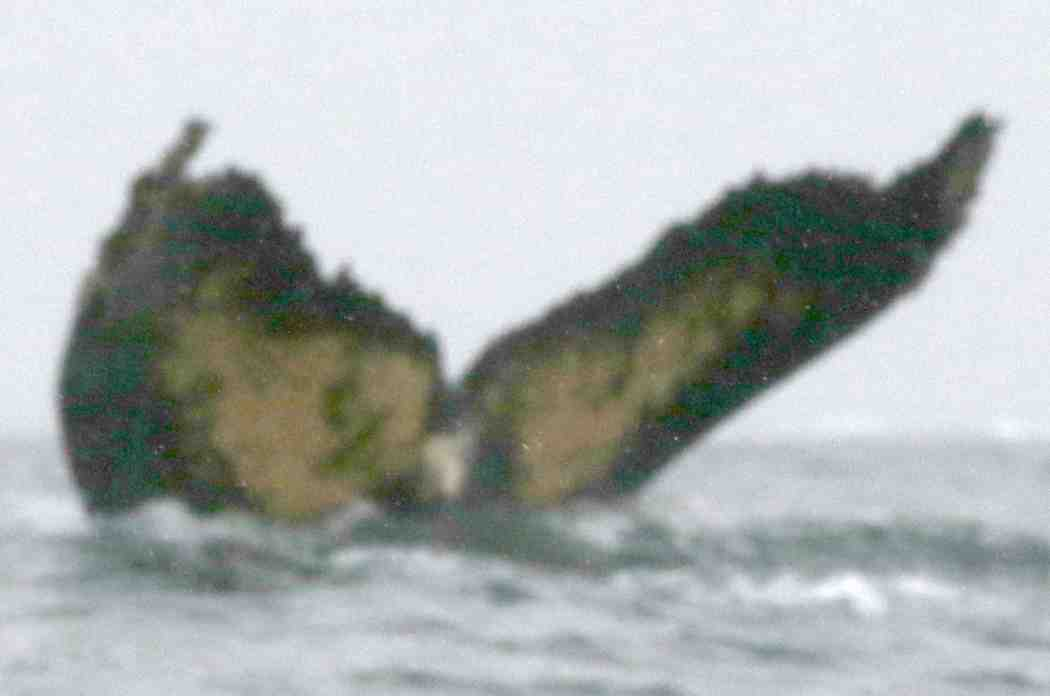
#> input picture projects/capstone/train/04c73b64.jpg, 1050 x 696 px; its folder holds only this picture in this run
$ jupyter execute --allow-errors capstone.ipynb   (shell and % lines are left out)   (older library calls are emulated)
#> lines starting #> are read from the running program, lines starting #| are printed output that depends on the picture
# Machine Learning Engineer Nanodegree
## Capstone Project
Andrew O'Gorman - August 11, 2018

## I. Definition

### Project Overview
For my Capstone project I will be using a deep learning approach to attempt to solve the Humpback Whale Identification project on [Kaggle](https://www.kaggle.com/c/whale-categorization-playground). This is a similar image classification problem to the dog breed classification challenge in the Deep Learning section of the Machine Learning Nanodegree. I have chosen this domain as I care deeply about our oceans and maritime life. I have been fascinated by whales since visiting the [Natural History Museum](http://www.nhm.ac.uk/discover/news/2017/july/museum-unveils-hope-the-blue-whale-skeleton.html), London, as a child with my father and seeing the full skeleton of the blue whale. They are truly magnificent creatures; giants of the ocean and I feel passionately about helping organisations that support and monitor them. This project appeals to me as the work will help contribute to [Happy Whale's](https://happywhale.com/home) understanding of the movement of whales by using machine learning to dramatically increase the efficiency of this identification work.

Whale tails (referred to as 'Flukes') are like a barcode or fingerprint, with enough information to identify an individual whale. [Traditionally](https://www.nationalgeographic.com/adventure/adventure-blog/2016/05/04/whos-that-whale-your-photo-could-help-i-d-a-humpback/), scientists and marine biologists have taken and amassed large numbers of photograpahs of whales and then had to manually attempt to match newly photographed whales with historic images. This process is time consuming and prone to a high degree of error, also there are challenges around getting the pictures due to the geographical spread of whales and the amount of time spent underwater. These are some of the reasons why this problem suits a machine learning approach.

Previous work was done at the [University of Texas](https://link.springer.com/chapter/10.1007/3-540-45103-X_16) in 2003 to identify Humpback and Gray Whales using a patch-matching technique as a follow-up phase to WhaleNet once they specified the fluke type. More recently a team at the [University of Catalunya in Barcelona](https://arxiv.org/pdf/1604.05605.pdf) used convolutional neural networks to test the feasibility of using deep learning in whale recognition using the NOAA Fisheries dataset. Their paper outlines a successful approach to applying CNNs to identification of the heads of whales and so this seems like a good approach to build upon in this capstone project.

I am keen to test my understanding of image recognition using Deep Learning as there are several additional projects I would like to conduct upon completion of my Nanodegree and so hope this Capstone Project will be the foundation of further work for me in this field.

The dataset I will be using to train the model can be found [here](https://www.kaggle.com/c/whale-categorization-playground/download/train.zip) and the testing dataset [here](https://www.kaggle.com/c/whale-categorization-playground/download/test.zip).

### Problem Statement
The problem is to use the existing dataset of whale fluke images to build an understanding of each whale's unique characteristics of their tails. By using this understanding, we should then be able to take a new picture of a whale fluke and determine whether it matches a previously seen whale or whether it is in fact a new whale not previously seen in our dataset.

This problem is an image recognition challenge given the unique features of a [whale's fluke](http://www.alaskahumpbacks.org/matching.html) as seen below:

My anticipated approach is to apply Deep Learning to this problem. I will first need to analyse the data for any features that will need some form of pre-processing, for example image size, and will make an assessment on whether data augmentation is required. My aim is to then build and train a Convolutional Neural Network to identify patterns within each set of labelled whale images. I will use the optimal weights from this trained CNN to predict which whale each of the 15,000 test images refers to.

This problem is a good one to solve as understanding and tracking whale populations across the globe will help in several fields including ocean conservation and global climate change.

### Metrics
The owners of the Kaggle competition hold a labelled list of the 15,611 testing images which result submissions are compared against. For each image in the test set I will predict up to 5 labels for the whale ID (e.g. **w_1287fbc**), where a whale is not predicted to be one of the existing whales in the training data they will be labelled as **new_whale**. The submissions file will contain a header and have the following format:

    Image,Id

    00029b3a.jpg,new_whale w_1287fbc w_98baff9 w_7554f44 w_1eafe46

    0003c693.jpg,new_whale w_1287fbc w_98baff9 w_7554f44 w_1eafe46

The submissions are evaluated according to the Mean Average Precision (MAP) as seen below:

    MAP@5 = \frac{1}{U} \sum_{u=1}^{U}  \sum_{k=1}^{min(n,5)} P(k)

Where **U** is the number of images, **P(k)** is the precision at cut-off **k**, and **n** is the number predictions per image. Scores are between 0 and 1 with a score of 1 being a perfect match with no error.

MAP is used as a metric instead of simple accuracy scores for object detection problems as they can sometimes introduce biases and also because it is important to assess the risk of misclassifications. MAP essentially creates a confidence score for all of the predictions by taking the average precision score for each set of predictions for a test image. The average across all testing images is then calculated.

## II. Analysis

### Data Exploration
The dataset I am using was provided by Happy Whale, a citizen science organisation helping to track individual whales throughout the world's oceans. The images were gathered from research institutions and public contributions. The images specifically targeted whale flukes with the aim of being used to help identify the migration patterns of whales over time so as a dataset is ideally suited to the proposed problem.

[cell 1]
import pandas as pd
import matplotlib.pyplot as plt
import os

#> (the rest of this cell did not finish here and is left out)

### Exploratory Visualization
The data consists of over 25,000 images of whale flukes, with 9850 labelled images in the training set and 15,610 images in the testing set. In total the dataset contains images for 4251 different whales if you include the category of new_whale. Each image varies in size (number of pixels), colour, quality (sharpness) and orientation as we can see below:

| Colour landscape | Grayscale and blurry | Colour portrait |
| - | - | - |
||||

I will first look to pre-process the data to standardise the size, colour and proportions of all the images. This will allow me to build, train and test a deep learning algorithm to help identify whales within the dataset. The data is already split into training and testing sets, however, I will look to further subdivide the training set as I build my model.

[cell 2]
import math
from collections import Counter

#> (the rest of this cell did not finish here and is left out)

Initial analysis of the data reveals that of the 4251 whales in the dataset over 2000 of them have only one image, with around 4000 of the whales having less than 5 images to train on. I will therefore use Data Augmentation to help boost the number of training images for each whale which I will discuss below.

[cell 3]
from PIL import Image

# [8 lines left out: function is_grey_scale, not called in this run]

#> (the rest of this cell did not finish here and is left out)

By using the above [code]((https://stackoverflow.com/questions/23660929/how-to-check-whether-a-jpeg-image-is-color-or-gray-scale-using-only-python-stdli) we can see that we have almost an equal split of grayscale and colour images in the training data set. I will therefore look to convert all images (both training and testing) to greyscale in my data pre-processing step.

Given the three images above are all different sizes I can also explore how the size of the images varies across the dataset.

#> (a cell that did not finish here is left out)

As we can clearly see the image size varies significantly across the dataset. I will look to address this in the data pre-processing section

### Algorithms and Techniques
I will be using a Deep Learning approach for this image identification problem. Deep Learning makes use of neural networks which aim to mimic how the brain operates with neurons used to fire pieces of information through a network to produce an output. By using this approach and building complex neural networks, Deep Learning can be more effective at determining the important features in a given image than a human.

Specifically, I intend to use Convolutional Neural Networks (CNNs) for this problem. I have chosen to use CNNs for several reasons:

-  CNNs maintain spatial information by taking matrices as inputs when compared to traditional Multilayer Perceptrons. This allows us to use fewer weights as some parameters are shared, hence lowering the computational cost and training time.

- CNNs work well across images where there are distortions due to lighting conditions, horizontal/vertical shifts, different poses etc.

- They are very good at identifying patterns within images by using filters to find specific groups of pixel groupings that are important.

At the core of the convolutional neural network is the **convolutional layer**. It works by generating a convolutional window that moves across the image selecting a subset of pixels which is combines into a single hidden node (convolved feature). For a convolutional layer we define the stride, which is the amount by which the filter slides over the image, and the size of the filters, size of the convolutional window. In the below example the stride is set to 1 and the filter size is (3x3):

The filter weights used in the convolutional window are learnt by the network with the weights chosen that minimise the loss function. The CNN will have several filters per layer which each generate their own convolved feature, each being setup to detect different types of features in the image.

**Pooling layers** are then used to take this output of convolutional layers and reduce the dimensionality of the model to avoid over fitting. Again, we define the stride and the size of the filters, for example:

We then can layer multiple convolutional and pooling layers within the CNN that take the output from the previous convolutional layer and apply the same techniques to the simplified output to search for patterns within the patterns.

### Benchmark
The benchmark score I will be comparing against was achieved using a technique known as [Perceptual hashing](https://en.wikipedia.org/wiki/Perceptual_hashing) (pHash). The pHash algorithm produces a fingerprint for each image which are analogous if features in the images are similar. This technique has been used previously to identify cases of online copyright infringement and also in digital forensics work due to its ability to have a correlation between hashes so similar images can be identified.

The pHash technique is able to identify which whale IDs the image is most similar to and then submit their 5 most likely matches for each image. This benchmark submission was then measured using the MAP formula below to get a Mean Average Position score of 0.36075.

## III. Methodology

### Data Preprocessing

For this project I took several steps to pre-process and also augment the data. In the code below you will find the following steps:

* import required Python libraries
* loading of training and testing data
* generation of pHash values to identify perfect matches
* conversion of data into dataframes
* conversion of all images to greyscale
* conversion of all images to standard size

Having researched the pHash technique I decided it would be useful for this project to generate the pHash for each image to help identify duplicate images. I was able to later use this pHash value to identify perfect matches of images in the training and testing dataset and eventually used this check in my final pipeline.

[cell 5]
# import Python, sklearn and keras libraries

import numpy as np
import seaborn as sns
from glob import glob
import matplotlib.pylab as plt
import scipy.fftpack

from sklearn.preprocessing import StandardScaler, OneHotEncoder, LabelEncoder
from sklearn.model_selection import train_test_split

import keras
from keras.models import Sequential
from keras.layers import Dense, Dropout, Flatten
from keras.layers import Conv2D, MaxPooling2D, AveragePooling2D
from keras import backend as K
from keras.preprocessing.image import ImageDataGenerator

[cell 6]
# define pHash functions and then generate pHash values for each of the training images

# [10 lines left out: function _binary_array_to_hex, not called in this run]

class ImageHash(object):
    def __init__(self, binary_array):
        self.hash = binary_array
    def __str__(self):
        return _binary_array_to_hex(self.hash.flatten())
    def __repr__(self):
        return repr(self.hash)
    # [14 lines left out: functions __sub__, __eq__, __ne__, not called in this run]
    def __hash__(self):
        # this returns a 8 bit integer, intentionally shortening the information
        return sum([2**(i % 8) for i, v in enumerate(self.hash.flatten()) if v])

# [14 lines left out: functions phash, getImageMetaData, not called in this run]

def get_train_input():
    train_input = pd.read_csv(r"../capstone/train.csv")
    m = train_input.Image.apply(lambda x: getImageMetaData(r"../capstone/train/" + x))
    train_input["Hash"] = [str(i[2]) for i in m]
    train_input["Shape"] = [i[0] for i in m]
    train_input["Mode"] = [str(i[1]) for i in m]
    train_input["Length"] = train_input["Shape"].apply(lambda x: x[0]*x[1])
    train_input["Ratio"] = train_input["Shape"].apply(lambda x: x[0]/x[1])
    train_input["New_Whale"] = train_input.Id == "new_whale"
    img_counts = train_input.Id.value_counts().to_dict()
    train_input["Id_Count"] = train_input.Id.apply(lambda x: img_counts[x])
    return train_input

#> (the rest of this cell did not finish here and is left out)

As later discussed in the Refinement section I transformed the training dataset to remove the images that were labelled 'new_whale'. As was shown in the Exploratory Analysis section this category had 810 images, far outweighing any of the other label categories. As this category essentially contained unlabelled images from a variety of different whale's flukes it was causing issues with the model when attempting to identify patterns across this category.

Given this was the largest category by some way I decided to remove it from the training data so my model could learn more effectively. As the Kaggle competition allowed for up to five guesses for the correct label I hardcoded one of the guesses in this case to be 'new_whale' to mitigate for removal of this category earlier in the project.

[cell 7]
# import the data into dataframes

train_images = glob("../capstone/train/*jpg")
test_images = glob("../capstone/test/*jpg")
#> (the rest of this cell did not finish here and is left out)

As my exploratory analysis showed, there was roughly an equal split of colour and greyscale images in the dataset. I there used the code below to convert all training images to greyscale. We also saw how the size of the images in the dataset also varied, the below code was used to convert all images to size 100 pixels x 100 pixels

I would later use this function to also convert all the testing images to greyscale and 100x100 size.

[cell 8]
# resize images and convert to black and white

SIZE = 100

def ImportImage(filename):
#> called with filename = '../capstone/train/04c73b64.jpg'
    img = Image.open(filename).convert("LA").resize( (SIZE,SIZE))
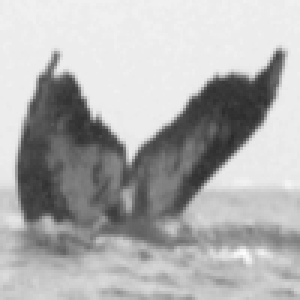
#> img: PIL image 100x100 LA (shown 3 times larger); mean R, G, B, A 176.1, 176.1, 176.1, 255
    return np.array(img)[:,:,0]
#> (the rest of the program and of its run is left out)
